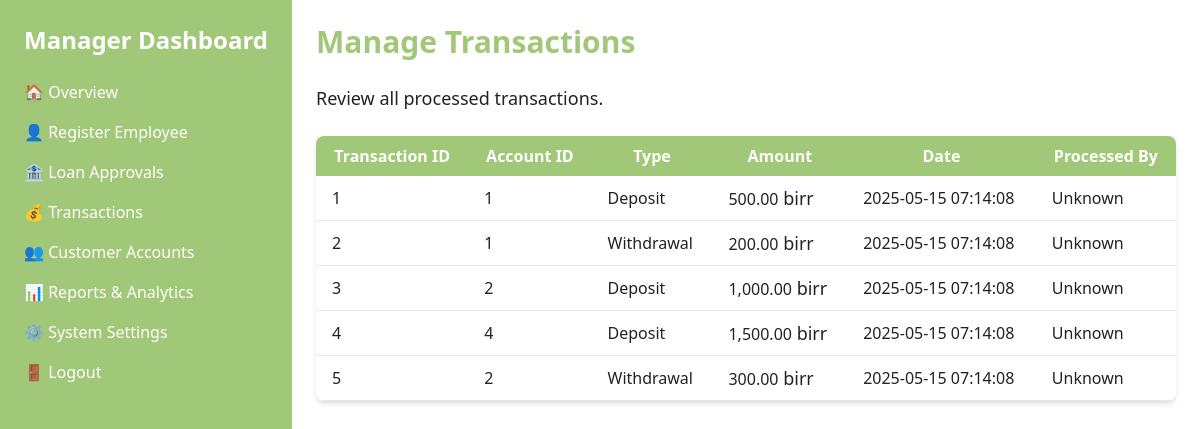
The page /manage_transactions.php (signed in) on the database its author committed.
### tables this page shows
CREATE TABLE Transactions (
    transaction_id INT PRIMARY KEY AUTO_INCREMENT,
    account_id INT NOT NULL,
    transaction_type ENUM('Deposit', 'Withdrawal', 'Transfer') NOT NULL,
    amount DECIMAL(10,2) NOT NULL CHECK(amount > 0),
    transaction_date TIMESTAMP DEFAULT CURRENT_TIMESTAMP,
    processed_by INT NOT NULL,
    FOREIGN KEY (account_id) REFERENCES Accounts(account_id),
    FOREIGN KEY (processed_by) REFERENCES Employees(employee_id)
);

CREATE TABLE Users (
    user_id INT PRIMARY KEY AUTO_INCREMENT,
    username VARCHAR(50) NOT NULL UNIQUE,
    password VARCHAR(255) NOT NULL,
    role ENUM('Manager', 'Employee', 'Customer') NOT NULL,
    email VARCHAR(100),
    phone VARCHAR(20),
    created_at TIMESTAMP DEFAULT CURRENT_TIMESTAMP
);

### manage_transactions.php (the view, shortened to what this page needs)
<?php
require 'db_connection.php';
$transactions = [];
$queryTransactions = "SELECT t.transaction_id, t.account_id, t.transaction_type, t.amount, t.transaction_date, u.full_name AS processed_by
                      FROM transactions t
                      LEFT JOIN users u ON t.processed_by = u.user_id
                      ORDER BY t.transaction_date DESC";
if ($result = $conn->query($queryTransactions)) {
    while ($row = $result->fetch_assoc()) {
        $transactions[] = $row;
    }
}
?>
<!DOCTYPE html>
<html lang="en">
<head>
    <link href="https://cdn.jsdelivr.net/npm/tailwindcss@2.2.16/dist/tailwind.min.css" rel="stylesheet">
    <link href="styles.css" rel="stylesheet">
</head>
<body class="bg-2 text-color2">
    <div class="flex">
        <aside class="w-[35%] bg-primary text-white h-screen p-6 sticky">
            <h2 class="text-2xl font-bold mb-6">Manager Dashboard</h2>
            <nav>
                <ul>
                    <li class="mb-4">
                        <a href="manager_dashboard.php" class="hover:text-color3">🏠 Overview</a>
                    </li>
                    <li class="mb-4">
                        <a href="register_employee.php" class="hover:text-color3">👤 Register Employee</a>
                    </li>
                    <li class="mb-4">
                        <a href="manage_loans.php" class="hover:text-color3">🏦 Loan Approvals</a>
                    </li>
                    <li class="mb-4">
                        <a href="manage_transactions.php" class="hover:text-color3">💰 Transactions</a>
                    </li>
                    <li class="mb-4">
                        <a href="customer_accounts.php" class="hover:text-color3">👥 Customer Accounts</a>
                    </li>
                    <li class="mb-4">
                        <a href="view_reports.php" class="hover:text-color3">📊 Reports & Analytics</a>
                    </li>
                    <li class="mb-4">
                        <a href="system_settings.php" class="hover:text-color3">⚙️ System Settings</a>
                    </li>
                    <li class="mb-4">
                        <a href="logout.php" class="hover:text-color3">🚪 Logout</a>
                    </li>
                </ul>
            </nav>
        </aside>
        <main class="flex-grow p-6 h-screen w-[65%] overflow-auto">
            <h1 class="text-3xl font-bold mb-6 text-color3">Manage Transactions</h1>
            <p class="text-lg mb-6">
                Review all processed transactions.
            </p>
            <div class="bg-white shadow-md rounded-lg overflow-auto">
                <?php if (count($transactions) > 0): ?>
                <table class="w-full">
                    <thead class="bg-primary text-white">
                        <tr>
                            <th class="px-4 py-2">Transaction ID</th>
                            <th class="px-4 py-2">Account ID</th>
                            <th class="px-4 py-2">Type</th>
                            <th class="px-4 py-2">Amount</th>
                            <th class="px-4 py-2">Date</th>
                            <th class="px-4 py-2">Processed By</th>
                        </tr>
                    </thead>
                    <tbody>
                        <?php foreach ($transactions as $trans): ?>
                        <tr class="border-b hover:bg-gray-100">
                            <td class="px-4 py-2"><?php echo htmlspecialchars($trans['transaction_id']); ?></td>
                            <td class="px-4 py-2"><?php echo htmlspecialchars($trans['account_id']); ?></td>
                            <td class="px-4 py-2"><?php echo htmlspecialchars($trans['transaction_type']); ?></td>
                            <td class="px-4 py-2"><?php echo number_format($trans['amount'], 2); ?><span
                                    class="text-lg">
                                    birr</span></td>
                            <td class="px-4 py-2"><?php echo htmlspecialchars($trans['transaction_date']); ?></td>
                            <td class="px-4 py-2"><?php echo htmlspecialchars($trans['processed_by'] ?: 'Unknown'); ?>
                            </td>
                        </tr>
                        <?php endforeach; ?>
                    </tbody>
                </table>
                <?php else: ?>
                <div class="p-6 text-center">No transactions found.</div>
                <?php endif; ?>
            </div>
        </main>
    </div>
</body>
</html>

### styles.css (style rules this page uses)
:root { --primary-color: #a0c878; --secondary-color: #ddeb9d; --color2-color: #fafge9; --color3-color: #fffdfg; --color4-color: #333; --color5-color: #222; }
.bg-primary { background-color: var(--primary-color); }
.bg-2 { background-color: var(--color2-color); }
.text-color2 { color: var(--color5-color); }
.text-color3 { color: var(--primary-color); }
body { background-color: var(--color3-color); }

### rows shown on the page
transactions: transaction_id "1", account "1", transaction_type "Deposit", amount "500.00", transaction_date "2025-05-15 07:14:08", users.full_name "Unknown"
transactions: transaction_id "2", account "1", transaction_type "Withdrawal", amount "200.00", transaction_date "2025-05-15 07:14:08", users.full_name "Unknown"
transactions: transaction_id "3", account "2", transaction_type "Deposit", amount "1,000.00", transaction_date "2025-05-15 07:14:08", users.full_name "Unknown"
transactions: transaction_id "4", account "4", transaction_type "Deposit", amount "1,500.00", transaction_date "2025-05-15 07:14:08", users.full_name "Unknown"
transactions: transaction_id "5", account "2", transaction_type "Withdrawal", amount "300.00", transaction_date "2025-05-15 07:14:08", users.full_name "Unknown"
